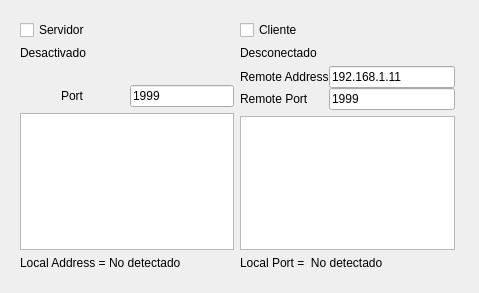
<?xml version="1.0" encoding="UTF-8"?>
<ui version="4.0">
 <class>Dialog</class>
 <widget class="QDialog" name="Dialog">
  <property name="geometry">
   <rect>
    <x>0</x>
    <y>0</y>
    <width>479</width>
    <height>293</height>
   </rect>
  </property>
  <property name="minimumSize">
   <size>
    <width>479</width>
    <height>293</height>
   </size>
  </property>
  <property name="maximumSize">
   <size>
    <width>479</width>
    <height>293</height>
   </size>
  </property>
  <property name="windowTitle">
   <string>Configuración IP</string>
  </property>
  <widget class="QWidget" name="layoutWidget">
   <property name="geometry">
    <rect>
     <x>20</x>
     <y>20</y>
     <width>435</width>
     <height>250</height>
    </rect>
   </property>
   <layout class="QGridLayout" name="gridLayout_4">
    <item row="0" column="0">
     <layout class="QFormLayout" name="formLayout">
      <item row="0" column="0">
       <widget class="QCheckBox" name="checkBoxServer">
        <property name="text">
         <string>Servidor</string>
        </property>
       </widget>
      </item>
      <item row="1" column="0">
       <widget class="QLabel" name="labelActivateDesactivate">
        <property name="text">
         <string>Desactivado</string>
        </property>
       </widget>
      </item>
     </layout>
    </item>
    <item row="0" column="1">
     <layout class="QGridLayout" name="gridLayout_3">
      <item row="0" column="0">
       <widget class="QCheckBox" name="checkBoxClient">
        <property name="text">
         <string>Cliente</string>
        </property>
       </widget>
      </item>
      <item row="1" column="0">
       <widget class="QLabel" name="labelConnectDisconnect">
        <property name="text">
         <string>Desconectado</string>
        </property>
       </widget>
      </item>
     </layout>
    </item>
    <item row="2" column="1">
     <layout class="QGridLayout" name="_2">
      <property name="horizontalSpacing">
       <number>0</number>
      </property>
      <property name="verticalSpacing">
       <number>6</number>
      </property>
      <item row="2" column="0" colspan="2">
       <widget class="QPlainTextEdit" name="plainTextEditClient"/>
      </item>
      <item row="3" column="0">
       <widget class="QLabel" name="labelClientLocalPort">
        <property name="text">
         <string>Local Port =  No detectado</string>
        </property>
       </widget>
      </item>
      <item row="1" column="0">
       <layout class="QGridLayout" name="gridLayout">
        <item row="0" column="0">
         <widget class="QLabel" name="labelClientRemoteAddress">
          <property name="text">
           <string>Remote Address</string>
          </property>
         </widget>
        </item>
        <item row="1" column="1">
         <widget class="QLineEdit" name="lineEditClientRemotePort">
          <property name="text">
           <string>1999</string>
          </property>
         </widget>
        </item>
        <item row="0" column="1">
         <widget class="QLineEdit" name="lineEditClientRemoteAddress">
          <property name="text">
           <string>192.168.1.11</string>
          </property>
         </widget>
        </item>
        <item row="1" column="0">
         <widget class="QLabel" name="labelClientRemotePort">
          <property name="text">
           <string>Remote Port</string>
          </property>
         </widget>
        </item>
       </layout>
      </item>
     </layout>
    </item>
    <item row="2" column="0">
     <layout class="QGridLayout" name="gridLayout_2">
      <item row="4" column="0" colspan="2">
       <widget class="QPlainTextEdit" name="plainTextEditServer">
        <property name="sizeAdjustPolicy">
         <enum>QAbstractScrollArea::AdjustIgnored</enum>
        </property>
       </widget>
      </item>
      <item row="2" column="1">
       <widget class="QLineEdit" name="lineEditServerPort">
        <property name="text">
         <string>1999</string>
        </property>
       </widget>
      </item>
      <item row="2" column="0">
       <widget class="QLabel" name="labelServerPort">
        <property name="text">
         <string>Port</string>
        </property>
        <property name="alignment">
         <set>Qt::AlignCenter</set>
        </property>
       </widget>
      </item>
      <item row="1" column="0">
       <spacer name="horizontalSpacer">
        <property name="orientation">
         <enum>Qt::Horizontal</enum>
        </property>
        <property name="sizeHint" stdset="0">
         <size>
          <width>40</width>
          <height>19</height>
         </size>
        </property>
       </spacer>
      </item>
      <item row="5" column="0" colspan="2">
       <widget class="QLabel" name="labelClientLocalAddress">
        <property name="text">
         <string>Local Address = No detectado</string>
        </property>
       </widget>
      </item>
     </layout>
    </item>
   </layout>
  </widget>
 </widget>
 <resources/>
 <connections/>
</ui>
